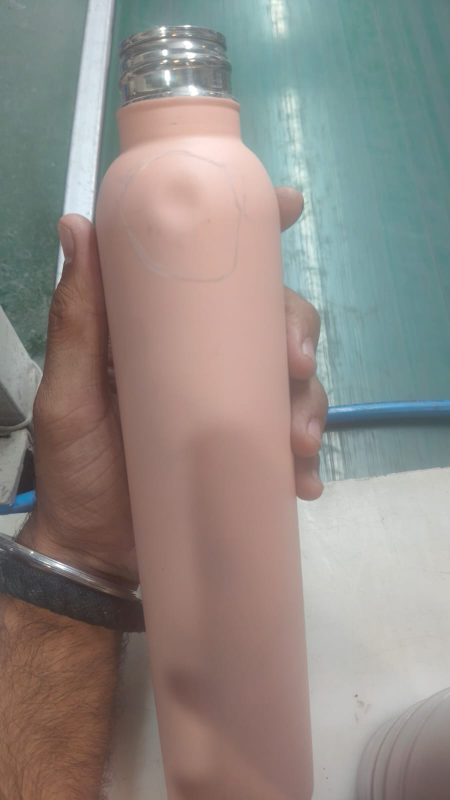
#> input picture NanoDefects/WhatsApp Image 2026-05-09 at 15.21.16.jpeg, 900 x 1600 px (shown at 1/2 size)
$ python -i visual_heuristics.py   (imports and definitions only)
#> lines starting #> are read from the running program, lines starting #| are printed output that depends on the picture; after the words box and inside, x2 and y2 are one past the last pixel; in counts of white or black regions, pixels touching at a corner belong together
#> further down, picture is the input picture: PIL image 900x1600 RGB; mean R, G, B 144.4, 138.2, 133.1
from __future__ import annotations

from dataclasses import dataclass

import numpy as np
from PIL import Image

try:
    import cv2
except Exception:  # pragma: no cover - covered by logic fallback
    cv2 = None


@dataclass(frozen=True)
class SpeckleHeuristicResult:
    flagged: bool
    cluster_count: int
    area_ratio: float
    dark_ratio: float
    reason: str | None
    bbox: tuple[int, int, int, int] | None = None
    confidence: str = "low"


@dataclass(frozen=True)
class SurfaceMarkHeuristicResult:
    flagged: bool
    line_count: int
    reason: str | None
    bbox: tuple[int, int, int, int] | None = None
    confidence: str = "low"


# [85 lines left out: function detect_dark_speckles, not called in this run]


def detect_linear_surface_marks(image: Image.Image) -> SurfaceMarkHeuristicResult:
    """Detect obvious scratch/wear patterns without treating normal bottle edges as defects."""
    if cv2 is None:
        return SurfaceMarkHeuristicResult(False, 0, None)

    rgb = np.array(image.convert("RGB"))
    if rgb.size == 0:
        return SurfaceMarkHeuristicResult(False, 0, None)

    gray = cv2.cvtColor(rgb, cv2.COLOR_RGB2GRAY)
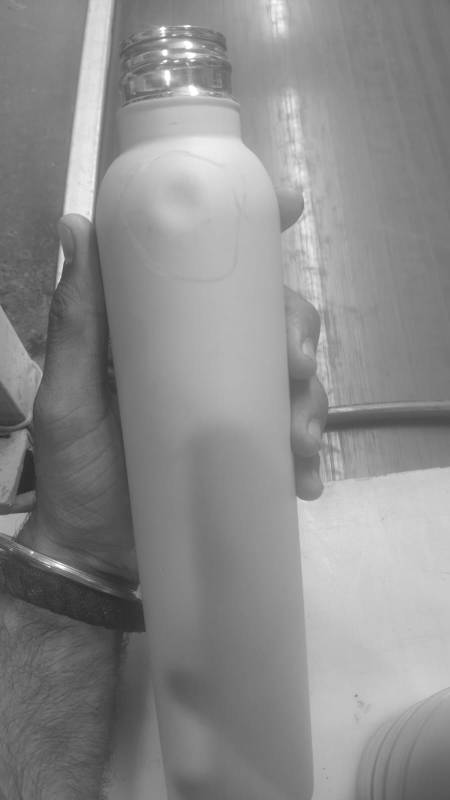
#> gray: shape (1600, 900) (shown at 1/2 size); min 39, max 255, mean 139.5
    h, w = gray.shape
#> h = 1600; w = 900
    if h < 120 or w < 120:
        return SurfaceMarkHeuristicResult(False, 0, None)

    x1 = int(w * 0.25)
#> x1 = 225
    x2 = int(w * 0.75)
#> x2 = 675
    y1 = int(h * 0.18)
#> y1 = 288
    y2 = int(h * 0.88)
#> y2 = 1408
    roi = gray[y1:y2, x1:x2]
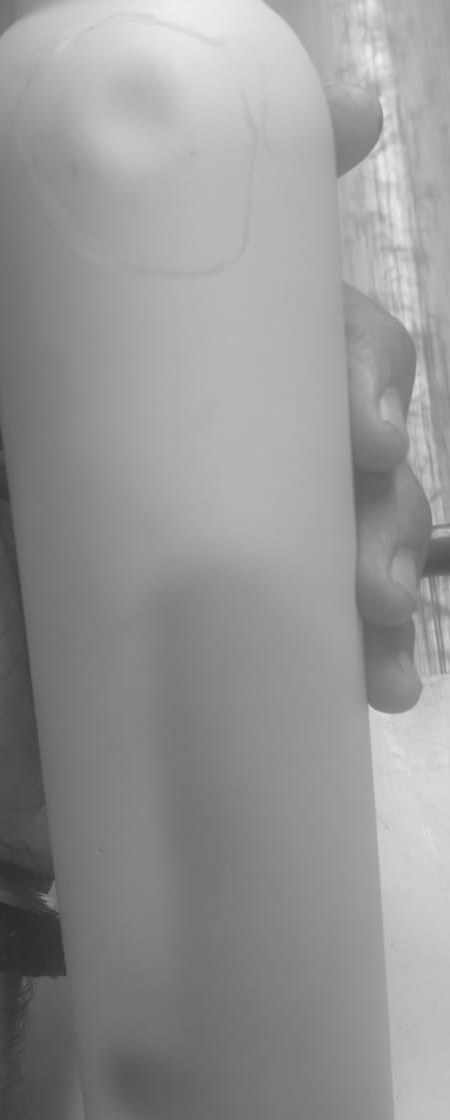
#> roi: shape (1120, 450); min 42, max 239, mean 149.5

    roi = cv2.GaussianBlur(roi, (3, 3), 0)
    edges = cv2.Canny(roi, 55, 145)
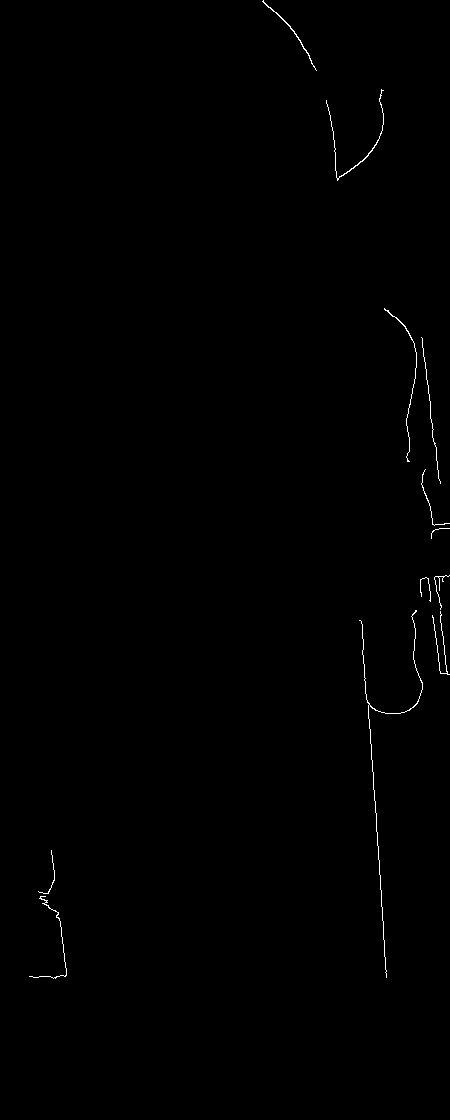
#> edges: shape (1120, 450); 0.35% white in thin lines or dots, all inside (x1, y1, x2, y2) = (29, 0, 450, 979)
    lines = cv2.HoughLinesP(
        edges,
        rho=1,
        theta=np.pi / 180,
        threshold=34,
        minLineLength=max(36, min(w, h) // 24),
        maxLineGap=8,
    )
#> lines = [[367, 700, 386, 976], [422, 338, 430, 408], [58, 912, 66, 975], [326, 100, 334, 141], [440, 616, 447, 674], [432, 615, 440, 673], [406, 424, 415, 374], [430, 411, 437, 463], [363, 655, 366, 699], [440, 608, 445, 655]]
    if lines is None:
        return SurfaceMarkHeuristicResult(False, 0, None)

    diagonal_boxes: list[tuple[int, int, int, int]] = []
    for line in lines[:, 0]:
        lx1, ly1, lx2, ly2 = [int(v) for v in line]
        dx = lx2 - lx1
        dy = ly2 - ly1
        length = float((dx * dx + dy * dy) ** 0.5)
        if length < max(36, min(w, h) // 24):
            continue
        angle = abs(np.degrees(np.arctan2(dy, dx))) % 180
        # Product silhouettes and threads are mostly vertical/horizontal. Scratches
        # and scuffs usually appear as many diagonal hairlines.
        if 18 <= angle <= 72 or 108 <= angle <= 162:
            diagonal_boxes.append(
                (
                    min(lx1, lx2) + x1,
                    min(ly1, ly2) + y1,
                    max(lx1, lx2) + x1,
                    max(ly1, ly2) + y1,
                )
            )
#> this loop made 10 passes
#> (lx1, ly1, lx2, ly2, dx, dy, length, angle) on passes 1 to 10: (367, 700, 386, 976, 19, 276, 276.7, 86.06), (422, 338, 430, 408, 8, 70, 70.46, 83.48), (58, 912, 66, 975, 8, 63, 63.51, 82.76), (326, 100, 334, 141, 8, 41, 41.77, 78.96), (440, 616, 447, 674, 7, 58, 58.42, 83.12), (432, 615, 440, 673, 8, 58, 58.55, 82.15), (406, 424, 415, 374, 9, -50, 50.8, 79.8), (430, 411, 437, 463, 7, 52, 52.47, 82.33), (363, 655, 366, 699, 3, 44, 44.1, 86.1), (440, 608, 445, 655, 5, 47, 47.27, 83.93)
#> after the loop, diagonal_boxes = []

    line_count = len(diagonal_boxes)
#> line_count = 0
    bbox = _merge_boxes(diagonal_boxes)
    bbox_area_ratio = 0.0
    if bbox:
        bx1, by1, bx2, by2 = bbox
        bbox_area_ratio = ((bx2 - bx1) * (by2 - by1)) / float(w * h)

    flagged = line_count >= 14 and 0.025 <= bbox_area_ratio <= 0.45
#> flagged = False
    reason = None
    if flagged:
        reason = f"linear surface mark heuristic flagged {line_count} diagonal scratch-like lines"

    confidence = "high" if flagged and line_count >= 28 else "medium" if flagged else "low"
#> confidence = 'low'
    return SurfaceMarkHeuristicResult(flagged, line_count, reason, bbox, confidence)


def _merge_boxes(boxes: list[tuple[int, int, int, int]]) -> tuple[int, int, int, int] | None:
    if not boxes:
        return None
    return (
        min(box[0] for box in boxes),
        min(box[1] for box in boxes),
        max(box[2] for box in boxes),
        max(box[3] for box in boxes),
    )


# [28 lines left out: function _densest_cluster_box, not called in this run]

>>> from PIL import Image
>>> picture = Image.open('../NanoDefects/WhatsApp Image 2026-05-09 at 15.21.16.jpeg')
>>> result = detect_linear_surface_marks(picture)

$ run again, on NanoDefects/WhatsApp Image 2026-05-09 at 15.21.18.jpeg
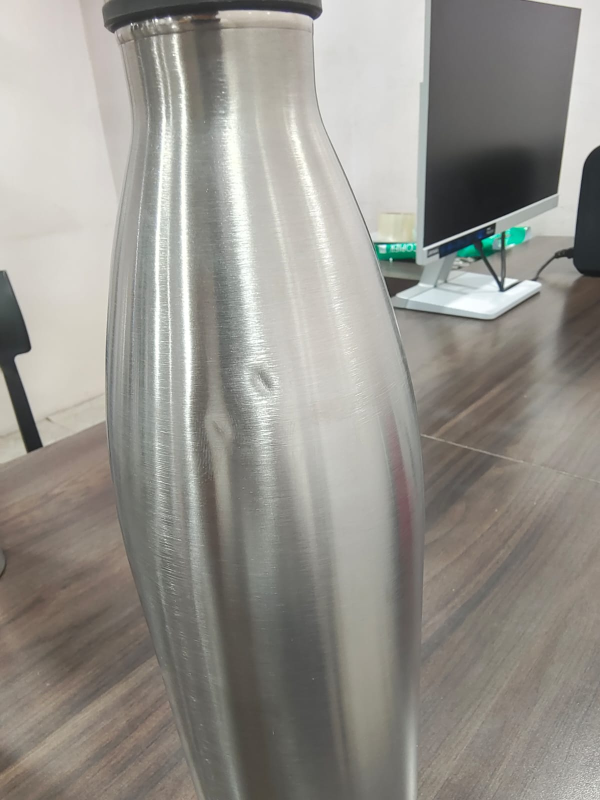
#> input picture NanoDefects/WhatsApp Image 2026-05-09 at 15.21.18.jpeg, 1200 x 1600 px (shown at 1/2 size)
#> picture is the input picture: PIL image 1200x1600 RGB; mean R, G, B 149.4, 146.7, 140.3
#> in detect_linear_surface_marks, `roi = gray[y1:y2, x1:x2]`:
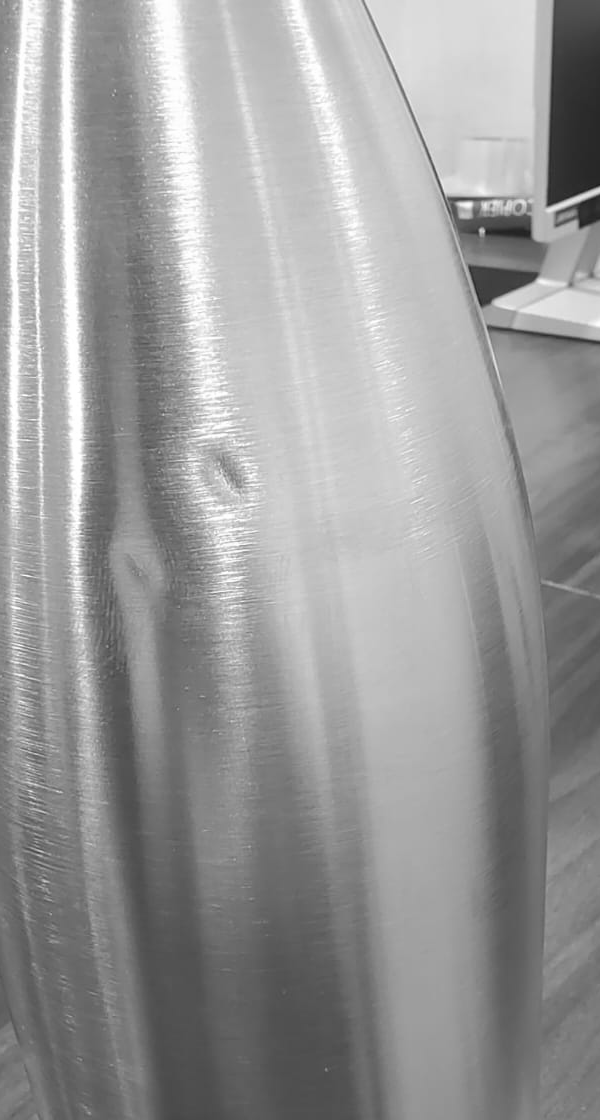
#> roi: shape (1120, 600); min 24, max 255, mean 154.4
#> in detect_linear_surface_marks, `edges = cv2.Canny(roi, 55, 145)`:
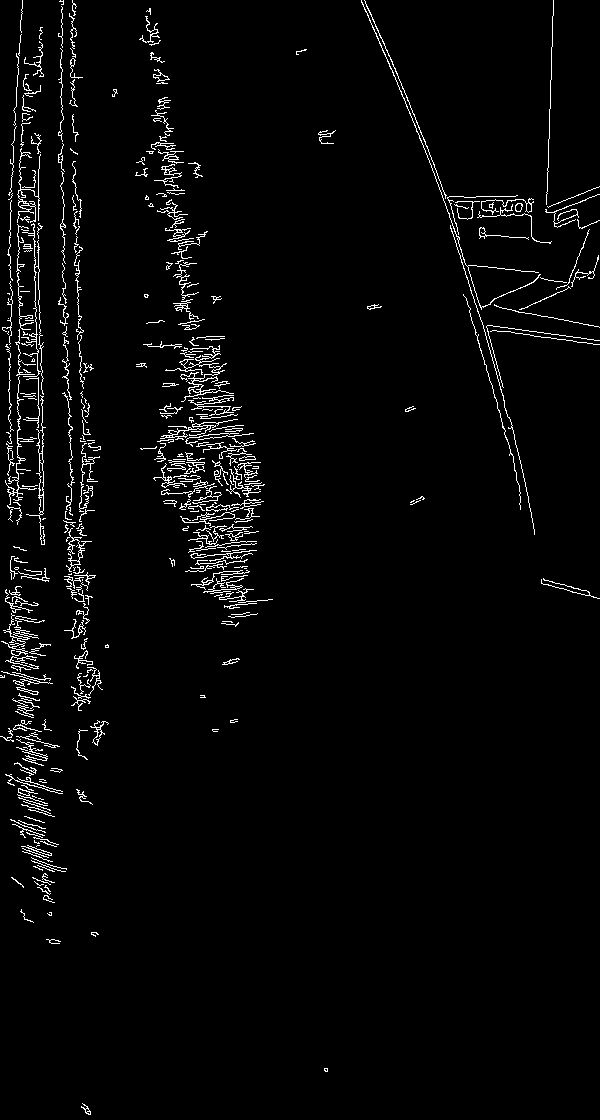
#> edges: shape (1120, 600); 2.9% white in thin lines or dots
#> lines = 178 rows, first 6: [38, 289, 38, 169], [45, 828, 46, 900], [72, 0, 73, 66], [215, 486, 232, 624], [10, 464, 10, 403], [18, 508, 18, 330]
#> the loop in detect_linear_surface_marks, `for line in lines[:, 0]:` made 178 passes
#> (lx1, ly1, lx2, ly2, dx, dy, length, angle) on passes 1 to 3: (38, 289, 38, 169, 0, -120, 120, 90), (45, 828, 46, 900, 1, 72, 72.01, 89.2), (72, 0, 73, 66, 1, 66, 66.01, 89.13)
#> after the loop in detect_linear_surface_marks, `for line in lines[:, 0]:`: diagonal_boxes = [(729, 448, 754, 519), (661, 288, 728, 446), (683, 329, 748, 488), (815, 574, 872, 599), (793, 566, 843, 587), (848, 474, 899, 495), (519, 835, 541, 890), (867, 511, 892, 572)]
#> line_count = 8
#> bbox = (519, 288, 899, 890)
#> bx1 = 519; by1 = 288; bx2 = 899; by2 = 890
#> bbox_area_ratio = 0.119
#> flagged = False
#> confidence = 'low'
